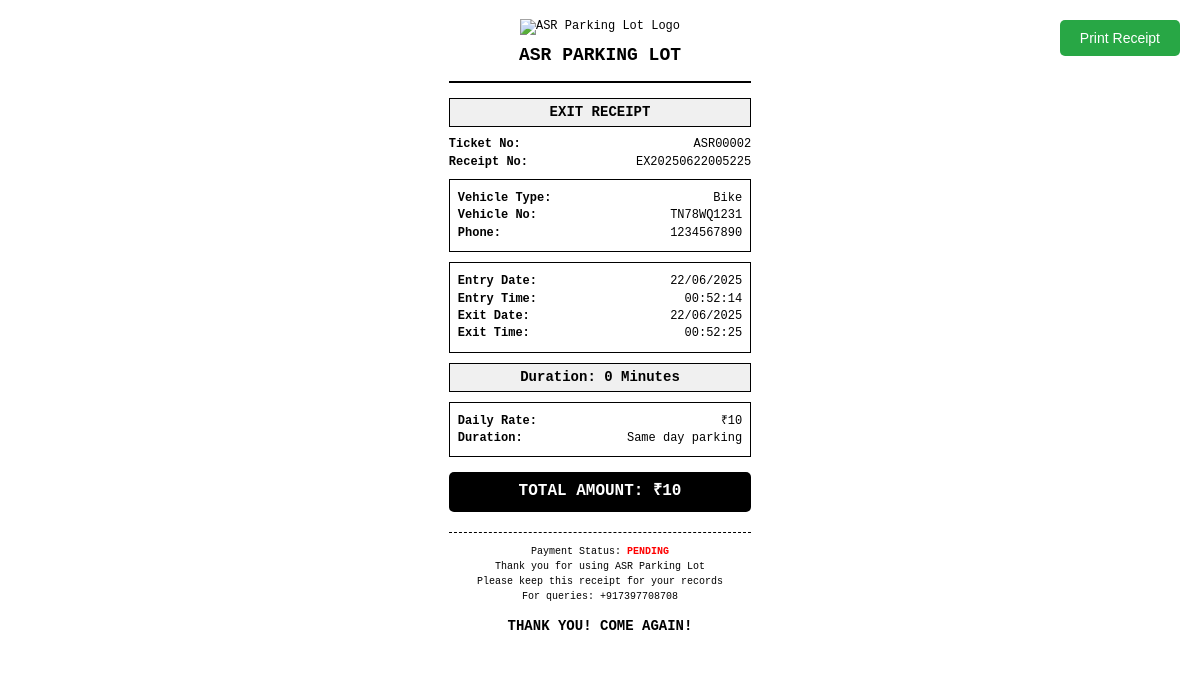
The page /exit-receipt/2 (signed in) on the database its author committed.
### app/models.py (models this page shows, shortened)
class Entry(db.Model):
    id = db.Column(db.Integer, primary_key=True)
    ticket_number = db.Column(db.String(20), unique=True, nullable=False)
    vehicle_type = db.Column(db.String(50), nullable=False)
    vehicle_number = db.Column(db.String(20), nullable=False)
    phone = db.Column(db.String(15), nullable=False)
    device = db.Column(db.String(50), nullable=False)
    entry_time = db.Column(db.DateTime, default=get_current_device_time, nullable=False)
    exit_time = db.Column(db.DateTime, nullable=True)
    paid = db.Column(db.Boolean, default=False, nullable=False)
    amount = db.Column(db.Float, nullable=True)

### app/routes.py (the view)
@main.route('/exit-receipt/<int:entry_id>')
@login_required
def exit_receipt(entry_id):
    if current_user.role not in ['admin', 'staff']:
        flash('Access denied. Staff or Admin privileges required.', 'error')
        return redirect(url_for('main.index'))
    entry = Entry.query.get_or_404(entry_id)
    if not entry.exit_time:
        flash('Vehicle has not been processed for exit yet.', 'error')
        return redirect(url_for('main.vehicle_exit'))
    total_amount, total_days = calculate_daily_charges(entry.entry_time, entry.exit_time, entry.vehicle_type)
    entry_time_aware = get_ist_time(entry.entry_time)
    exit_time_aware = get_ist_time(entry.exit_time)
    duration = exit_time_aware - entry_time_aware
    hours = duration.total_seconds() / 3600
    return render_template('exit_receipt.html',
                         entry=entry,
                         total_amount=total_amount,
                         days=total_days,
                         hours=hours)

### app/utils.py (called while the page is built)
def get_ist_timezone():
    return pytz.timezone('Asia/Kolkata')

def get_ist_time(dt=None):
    ist_tz = get_ist_timezone()
    if dt is None:
        return datetime.now(ist_tz)
    if dt.tzinfo is None:
        return ist_tz.localize(dt)
    return dt.astimezone(ist_tz)

def format_ist_time(dt, format_str='%Y-%m-%d %H:%M:%S'):
    ist_time = get_ist_time(dt)
    return ist_time.strftime(format_str)

def format_ist_date_short(dt):
    return format_ist_time(dt, '%d/%m/%Y')

def format_ist_time_receipt(dt):
    return format_ist_time(dt, '%H:%M:%S')

def format_ist_receipt_id(dt):
    return format_ist_time(dt, '%Y%m%d%H%M%S')

### app/templates/exit_receipt.html (shortened to what this page needs)
<!DOCTYPE html>
<html lang="en">
<head>
</head>
<body>
    <button class="print-button" onclick="window.print()">Print Receipt</button>
    <div class="receipt">
        <div class="header">
            <div class="logo-section">
                <img src="{{ url_for('main.public_file', filename='logo.png') }}" alt="ASR Parking Lot Logo" class="logo">
            </div>
            <h1>ASR PARKING LOT</h1>
        </div>
        <div class="receipt-type">
            EXIT RECEIPT
        </div>
        <div class="ticket-info">
            <div class="row">
                <span class="label">Ticket No:</span>
                <span>{{ entry.ticket_number }}</span>
            </div>
            <div class="row">
                <span class="label">Receipt No:</span>
                <span>EX{{ entry.exit_time | ist_receipt_id }}</span>
            </div>
        </div>
        <div class="vehicle-info">
            <div class="row">
                <span class="label">Vehicle Type:</span>
                <span>{{ entry.vehicle_type }}</span>
            </div>
            <div class="row">
                <span class="label">{% if entry.vehicle_type == 'Cycle' %}Cycle Token:{% else %}Vehicle No:{% endif %}</span>
                <span>{{ entry.vehicle_number }}</span>
            </div>
            <div class="row">
                <span class="label">Phone:</span>
                <span>{{ entry.phone }}</span>
            </div>
        </div>
        <div class="timing-info">
            <div class="row">
                <span class="label">Entry Date:</span>
                <span>{{ entry.entry_time | ist_date_short }}</span>
            </div>
            <div class="row">
                <span class="label">Entry Time:</span>
                <span>{{ entry.entry_time | ist_receipt }}</span>
            </div>
            <div class="row">
                <span class="label">Exit Date:</span>
                <span>{{ entry.exit_time | ist_date_short }}</span>
            </div>
            <div class="row">
                <span class="label">Exit Time:</span>
                <span>{{ entry.exit_time | ist_receipt }}</span>
            </div>
        </div>
        <div class="duration">
            {% if hours < 1 %}
                Duration: {{ "%.0f"|format(hours * 60) }} Minutes
            {% elif hours < 24 %}
                Duration: {{ "%.1f"|format(hours) }} Hours
            {% else %}
                Duration: {{ "%.1f"|format(hours / 24) }} Days
            {% endif %}
        </div>
        <div class="billing">
            <div class="row">
                <span class="label">Daily Rate:</span>
                <span>₹{{ "%.0f"|format(total_amount / days) }}</span>
            </div>
            {% if days > 1 %}
            <div class="row">
                <span class="label">Number of Days:</span>
                <span>{{ days }} days</span>
            </div>
            <div class="row">
                <span class="label">Calculation:</span>
                <span>{{ days }} × ₹{{ "%.0f"|format(total_amount / days) }}</span>
            </div>
            {% else %}
            <div class="row">
                <span class="label">Duration:</span>
                <span>Same day parking</span>
            </div>
            {% endif %}
        </div>
        <div class="total">
            TOTAL AMOUNT: ₹{{ "%.0f"|format(total_amount) }}
        </div>
        <div class="footer">
            <p>Payment Status:
                {% if entry.paid %}
                    <strong style="color: green;">PAID</strong>
                {% else %}
                    <strong style="color: red;">PENDING</strong>
                {% endif %}
            </p>
            <p>Thank you for using ASR Parking Lot</p>
            <p>Please keep this receipt for your records</p>
            <p>For queries: +917397708708</p>
        </div>
        <div class="thank-you">
            THANK YOU! COME AGAIN!
        </div>
    </div>
</body>
</html>

### app/templates/exit_receipt.html (style rules this page uses)
body { font-family: 'Courier New', monospace; margin: 0; padding: 0; background-color: white; font-size: 12px; line-height: 1.2; }
.receipt { width: 80mm; margin: 0 auto; padding: 5mm; background: white; }
.header { text-align: center; margin-bottom: 15px; border-bottom: 2px solid #000; padding-bottom: 10px; }
.header h1 { margin: 5px 0; font-size: 18px; font-weight: bold; }
.logo-section { margin-bottom: 10px; }
.logo { width: 60px; height: auto; }
.receipt-type { text-align: center; font-size: 14px; font-weight: bold; margin: 10px 0; padding: 5px; background-color: #f0f0f0; border: 1px solid #000; }
.ticket-info { margin: 10px 0; }
.ticket-info .row { display: flex; justify-content: space-between; margin: 3px 0; }
.ticket-info .label { font-weight: bold; }
.vehicle-info { margin: 10px 0; border: 1px solid #000; padding: 8px; }
.vehicle-info .row { display: flex; justify-content: space-between; margin: 3px 0; }
.vehicle-info .label { font-weight: bold; }
.timing-info { margin: 10px 0; border: 1px solid #000; padding: 8px; }
.timing-info .row { display: flex; justify-content: space-between; margin: 3px 0; }
.timing-info .label { font-weight: bold; }
.duration { text-align: center; font-size: 14px; font-weight: bold; margin: 10px 0; padding: 5px; background-color: #f0f0f0; border: 1px solid #000; }
.billing { margin: 10px 0; border: 1px solid #000; padding: 8px; }
.billing .row { display: flex; justify-content: space-between; margin: 3px 0; }
.billing .label { font-weight: bold; }
.total { text-align: center; font-size: 16px; font-weight: bold; margin: 15px 0; padding: 10px; background-color: #000; color: white; border-radius: 5px; }
.footer { text-align: center; margin-top: 20px; border-top: 1px dashed #000; padding-top: 10px; }
.footer p { margin: 3px 0; font-size: 10px; }
.thank-you { text-align: center; font-size: 14px; font-weight: bold; margin: 15px 0; }
.print-button { position: fixed; top: 20px; right: 20px; padding: 10px 20px; background-color: #28a745; color: white; border: none; border-radius: 5px; cursor: pointer; font-size: 14px; }

### rows shown on the page
Entry: ticket_number "ASR00002", exit_time|ist_receipt_id "20250622005225", vehicle_type "Bike", vehicle_number "TN78WQ1231", phone "1234567890", entry_time|ist_date_short "22/06/2025", entry_time|ist_receipt "00:52:14", exit_time|ist_date_short "22/06/2025", exit_time|ist_receipt "00:52:25"

### other values the page prints
{{ "%.0f"|format(hours * 60) }} "0"
{{ "%.0f"|format(total_amount / days) }} "10"
{{ "%.0f"|format(total_amount) }} "10"
